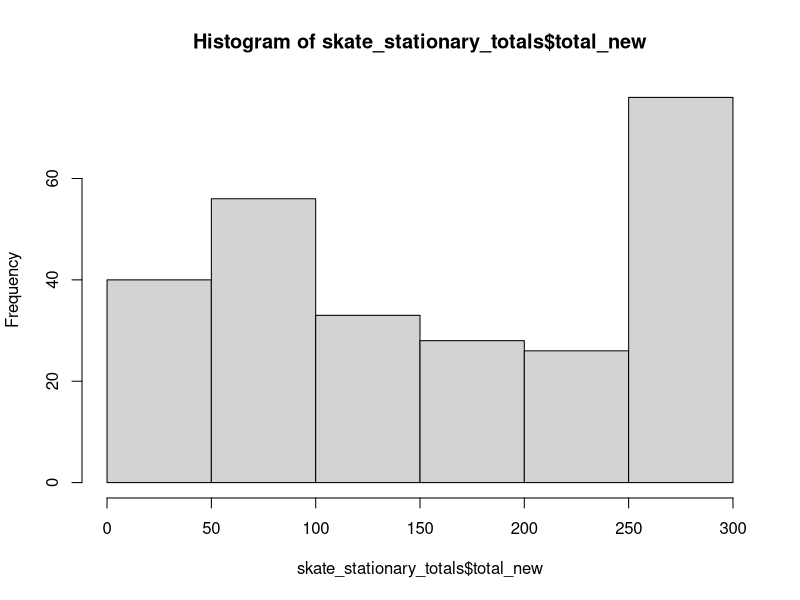
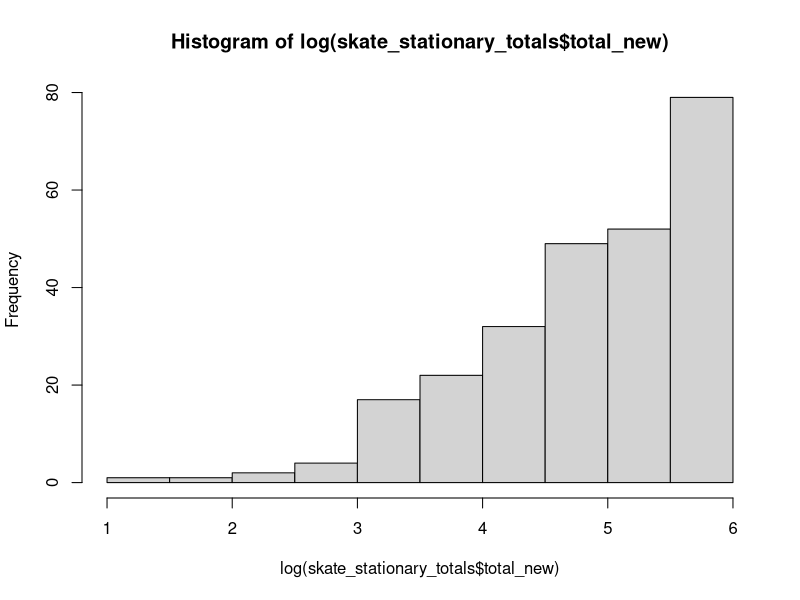
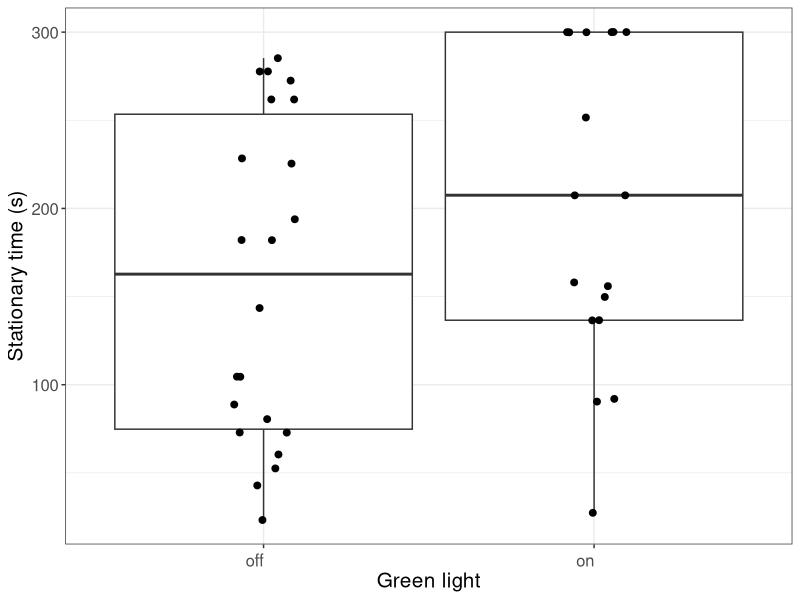
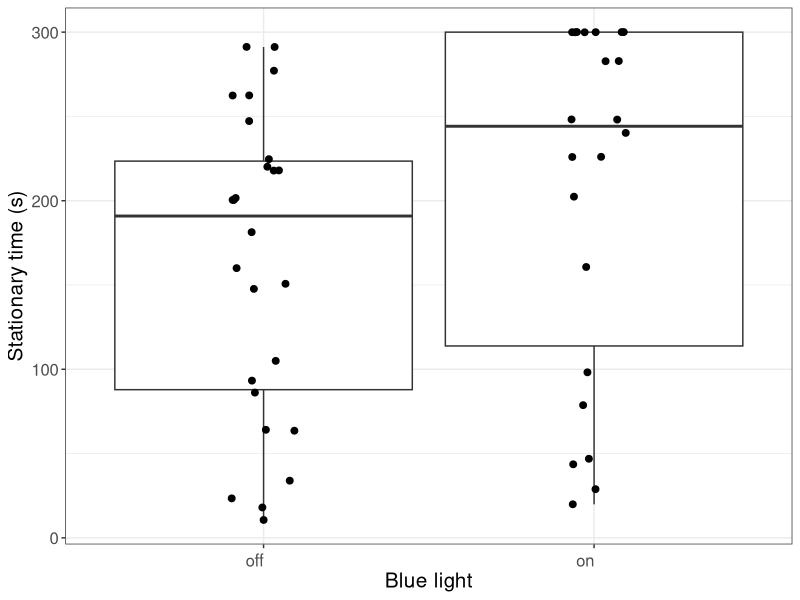
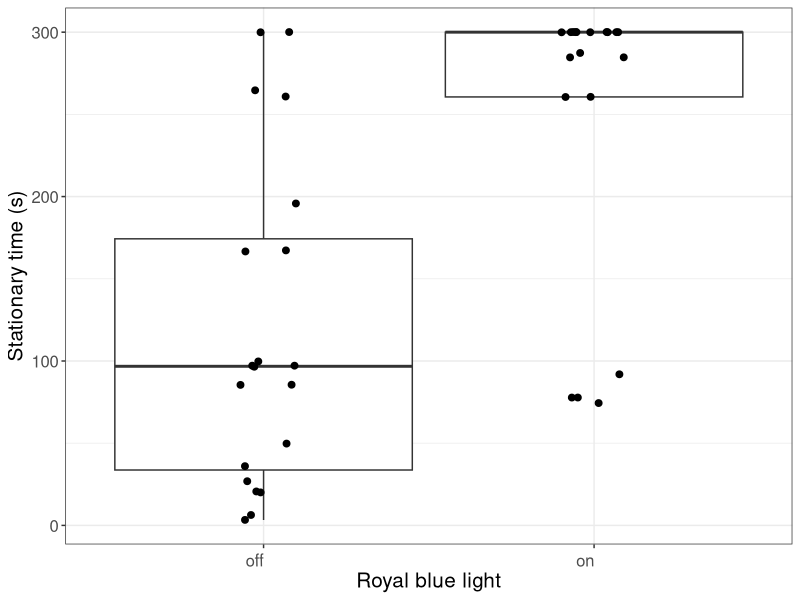
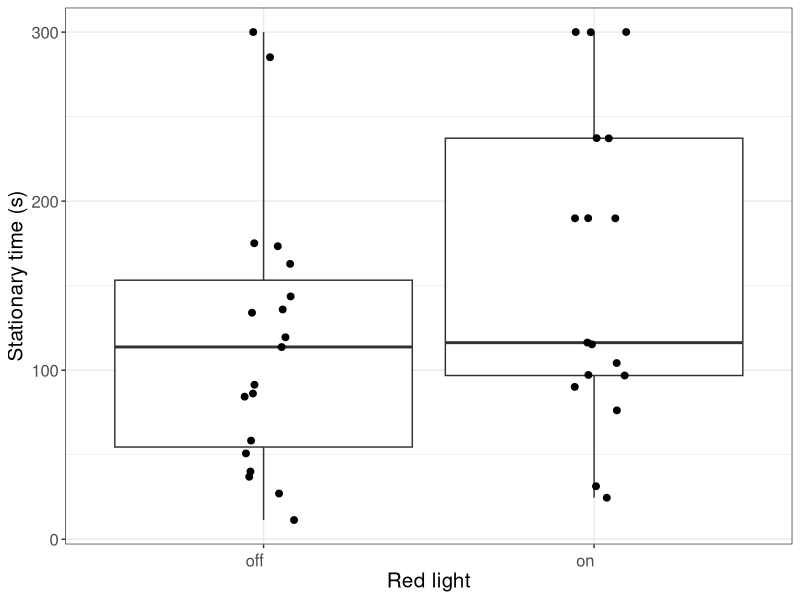
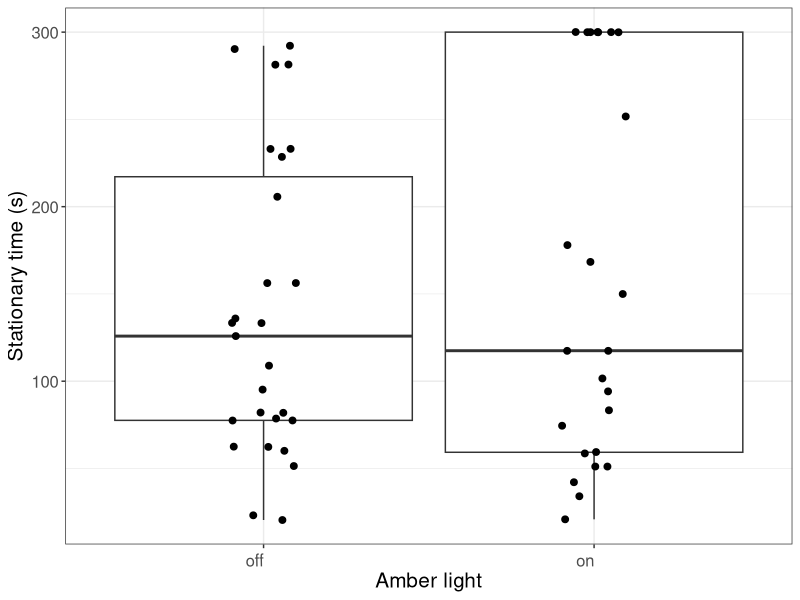
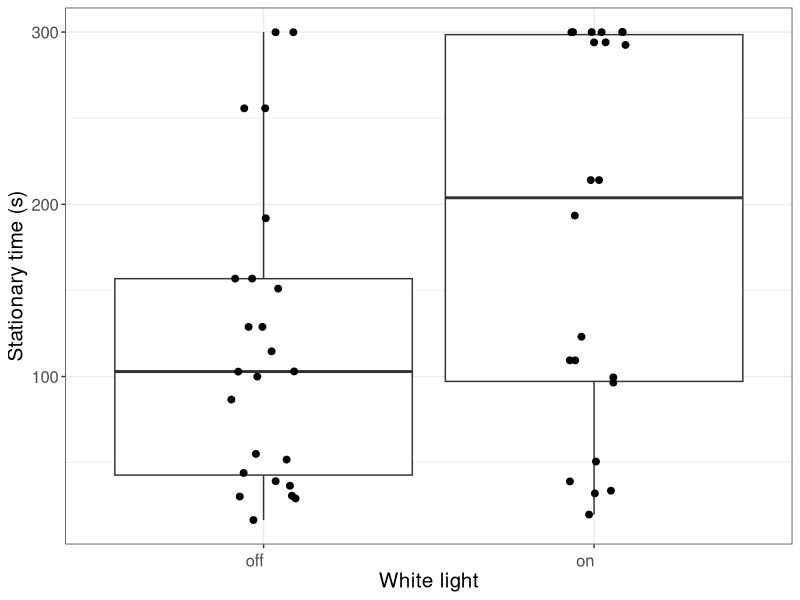

Write R code to recreate these figures, in order.
##Script for cleaning data from video clips of tank trials at MBA
##tank trials took place between 13th May 2021 and 23rd August 2021
##Consisted of testing 27 skate (13 blonde rays, 12 spotted and 2 small-eyed)
#The tank was 2.5m by 170cm tank, with a blue fabric background and sand/sediment bottom
##subjected fish to light (around 50 watts**, a single LED made by SafetyNet Technologies)for 5 minutes, with 5 mins of no light immediately before
##6 light colours were used - blue, red, green, white, amber, royal blue 
##repeated for continuous and flashing light (4hz)
##one light was at either end of the tank - and I alternated between which side was switched on to rule out a tank-side bias 
##therefore, the light that was not  being switched on at one end of the tank was the control light
##videos analysed to see how fish responded to light, and whether certain colours influenced type of response)
#Behaviour types: 
#stationary_(light or control) = fish stationary for at least 15 seconds
#stationary_(light or control)_stop = fish starts to move again
##each behaviour was also characterised as either _on or _off 

library(dplyr)
library(ggplot2)
library(ggpubr)
#setwd
skate_stationary<-read.csv("skate_stationary.csv")
skate_stationary2<-skate_stationary[,-(1)]   
##total number of skates that were stationary, so we aren't just including "end" code
stat_totes<-skate_stationary2%>% group_by(trial_number, light_colour, light_type) %>%
  filter((n() <= 2 & time[1]<=16))
stat_total<- split(stat_totes, paste0(stat_totes$trial_number,sep="_", stat_totes$light_type, sep="_", stat_totes$light_colour))
#176 trials discounted-stationary whole trial

##for each trial, remove row if behaviour contains only stationary_control or stationary_light
##this is because the skate stayed stationary for the entire trial, which I am therefore removing
##to do this, filter out groups if rows are 2 in length(which means stationary +end)
##AND less than 16 seconds, which will delete all skate that have been stationary for entire trial
stat_filter<-skate_stationary2%>% group_by(trial_number, light_colour, light_type) %>%
  filter(!(n() <= 2 & time[1]<=16))
##remove trials with just end
stat_filter2<-stat_filter%>% group_by(trial_number, light_colour, light_type) %>%
  filter(!(n() <= 1))
###list to check number of different trials that we will analyse
trials<- split(stat_filter2, paste0(stat_filter2$trial_number,sep="_", stat_filter2$light_type, sep="_", stat_filter2$light_colour))
##110 diferent trials (not including skate that were stationary entire trial)
###TOTAL skate trials were 324 (27 skate, 2x light types, x6 colour modes)

###Stationary totals for control and exp sides########
skate_stationary_totals<-read.csv("stationary_total_control_exp.csv")

###Questions-
##Does light affect behaviour? - compare behaviour between 'on' and 'off' codes. 
##Does light colour affect behaviour? - compare behaviour across colours- for 'on' behaviour codes - more time stationary?
##Is there a difference in  behaviour between flashing and continuous light modes? -compare behaviour in across 2 treatments. 
##Do fish become habituated to light- 1) after initial exposure (during individual trial)? - 
#2) after whole trial period? (after exposure to all 6 colour modes)- trial number - does behaviour change depending on trial order


####data exploration#####
hist(skate_stationary_totals$total_new)
##kind of normally distributed 
hist(log(skate_stationary_totals$total_new))
##left skewed, looked better before logging

##stationary totals different for on and off??###
green_time_total<-subset(skate_stationary_totals, skate_stationary_totals$light_colour=="green")
green_table<-green_time_total %>% 
  group_by(light_mode) %>%
  summarize_at(vars("total_new"), funs(mean, sd))

green_time_plot<-ggplot(green_time_total, aes(x=light_mode, y=total_new)) + 
  geom_boxplot(outlier.shape = NA,position=position_dodge(width=1), width=0.9)+
  geom_point(position=position_jitter(width=0.1, height=.1), size=2)+
  labs(x = "Green light", 
       y = "Stationary time (s)")+
  theme_bw()+
  theme(axis.text.x = element_text(angle = 1, vjust = 0.5, hjust=1))+
  theme(text = element_text(size=15))+
  theme(legend.title=element_blank())+
  scale_fill_grey(start = 0.6, end = .9)
green_time_plot

blue_time_total<-subset(skate_stationary_totals, skate_stationary_totals$light_colour=="blue")

blue_table<-blue_time_total %>% 
  group_by(light_mode) %>%
  summarize_at(vars("total_new"), funs(mean, sd))

blue_time_plot<-ggplot(blue_time_total, aes(x=light_mode, y=total_new)) + 
  geom_boxplot(outlier.shape = NA,position=position_dodge(width=1), width=0.9)+
  geom_point(position=position_jitter(width=0.1, height=.1), size=2)+
  labs(x = "Blue light", 
       y = "Stationary time (s)")+
  theme_bw()+
  theme(axis.text.x = element_text(angle = 1, vjust = 0.5, hjust=1))+
  theme(text = element_text(size=15))+
  theme(legend.title=element_blank())+
  scale_fill_grey(start = 0.6, end = .9)
blue_time_plot

royalblue_time_total<-subset(skate_stationary_totals, skate_stationary_totals$light_colour=="royalblue")

royalblue_table<-royalblue_time_total %>% 
  group_by(light_mode) %>%
  summarize_at(vars("total_new"), funs(mean, sd))

royalblue_time_plot<-ggplot(royalblue_time_total, aes(x=light_mode, y=total_new)) + 
  geom_boxplot(outlier.shape = NA,position=position_dodge(width=1), width=0.9)+
  geom_point(position=position_jitter(width=0.1, height=.1), size=2)+
  labs(x = "Royal blue light", 
       y = "Stationary time (s)")+
  theme_bw()+
  theme(axis.text.x = element_text(angle = 1, vjust = 0.5, hjust=1))+
  theme(text = element_text(size=15))+
  theme(legend.title=element_blank())+
  scale_fill_grey(start = 0.6, end = .9)
royalblue_time_plot

red_time_total<-subset(skate_stationary_totals, skate_stationary_totals$light_colour=="red")

red_table<-red_time_total %>% 
  group_by(light_mode, light_type) %>%
  summarize_at(vars("total_new"), funs(mean, sd))

red_time_plot<-ggplot(red_time_total, aes(x=light_mode, y=total_new)) + 
  geom_boxplot(outlier.shape = NA,position=position_dodge(width=1), width=0.9)+
  geom_point(position=position_jitter(width=0.1, height=.1), size=2)+
  labs(x = "Red light", 
       y = "Stationary time (s)")+
  theme_bw()+
  theme(axis.text.x = element_text(angle = 1, vjust = 0.5, hjust=1))+
  theme(text = element_text(size=15))+
  theme(legend.title=element_blank())+
  scale_fill_grey(start = 0.6, end = .9)
red_time_plot

amber_time_total<-subset(skate_stationary_totals, skate_stationary_totals$light_colour=="amber")

amber_table<-amber_time_total %>% 
  group_by(light_mode, light_type) %>%
  summarize_at(vars("total_new"), funs(mean, sd))

amber_time_plot<-ggplot(amber_time_total, aes(x=light_mode, y=total_new)) + 
  geom_boxplot(outlier.shape = NA,position=position_dodge(width=1), width=0.9)+
  geom_point(position=position_jitter(width=0.1, height=.1), size=2)+
  labs(x = "Amber light", 
       y = "Stationary time (s)")+
  theme_bw()+
  theme(axis.text.x = element_text(angle = 1, vjust = 0.5, hjust=1))+
  theme(text = element_text(size=15))+
  theme(legend.title=element_blank())+
  scale_fill_grey(start = 0.6, end = .9)
amber_time_plot

white_time_total<-subset(skate_stationary_totals, skate_stationary_totals$light_colour=="white")

white_table<-white_time_total %>% 
  group_by(light_mode, light_type) %>%
  summarize_at(vars("total_new"), funs(mean, sd))

white_time_plot<-ggplot(white_time_total, aes(x=light_mode, y=total_new)) + 
  geom_boxplot(outlier.shape = NA,position=position_dodge(width=1), width=0.9)+
  geom_point(position=position_jitter(width=0.1, height=.1), size=2)+
  labs(x = "White light", 
       y = "Stationary time (s)")+
  theme_bw()+
  theme(axis.text.x = element_text(angle = 1, vjust = 0.5, hjust=1))+
  theme(text = element_text(size=15))+
  theme(legend.title=element_blank())+
  scale_fill_grey(start = 0.6, end = .9)
white_time_plot

###looks like more stationary with lights on. amber and red not as clear. high variance white

##experimental or control??
amber_ec<-ggplot(amber_time_total, aes(x=light_mode, y=total_new, shape=light_type)) + 
  geom_boxplot(outlier.shape = NA,position=position_dodge(width=1), width=0.9)+
  geom_point(position=position_jitterdodge(dodge.width=1))+
  scale_shape_manual(values = c(1, 17),labels=c('Continuous', 'Flashing'))+
  labs(x = "Amber light", 
       y = "Stationary time (s)")+
  theme_bw()+
  theme(axis.text.x = element_text(angle = 1, vjust = 0.5, hjust=1))+
  theme(legend.title=element_blank())+
  theme(text = element_text(size=11))+
  scale_fill_grey(start = 0.6, end = .9)
amber_ec

green_ec<-ggplot(green_time_total, aes(x=light_mode, y=total_new, shape=control_light)) + 
  geom_boxplot(outlier.shape = NA,position=position_dodge(width=1), width=0.9)+
  geom_point(position=position_jitterdodge(dodge.width=1))+
  scale_shape_manual(values = c(1, 17),labels=c('Control', 'Experimental'))+
  labs(x = "Green light", 
       y = "Stationary time (s)")+
  theme_bw()+
  theme(axis.text.x = element_text(angle = 1, vjust = 0.5, hjust=1))+
  theme(legend.title=element_blank())+
  theme(text = element_text(size=11))+
  scale_fill_grey(start = 0.6, end = .9)
green_ec

blue_ec<-ggplot(blue_time_total, aes(x=light_mode, y=total_new, shape=control_light)) + 
  geom_boxplot(outlier.shape = NA,position=position_dodge(width=1), width=0.9)+
  geom_point(position=position_jitterdodge(dodge.width=1))+
  scale_shape_manual(values = c(1, 17),labels=c('Control', 'Experimental'))+
  labs(x = "Blue light", 
       y = "Stationary time (s)")+
  theme_bw()+
  theme(axis.text.x = element_text(angle = 1, vjust = 0.5, hjust=1))+
  theme(legend.title=element_blank())+
  theme(text = element_text(size=11))+
  scale_fill_grey(start = 0.6, end = .9)
blue_ec

white_ec<-ggplot(white_time_total, aes(x=light_mode, y=total_new, shape=control_light)) + 
  geom_boxplot(outlier.shape = NA,position=position_dodge(width=1), width=0.9)+
  geom_point(position=position_jitterdodge(dodge.width=1))+
  scale_shape_manual(values = c(1, 17),labels=c('Control', 'Experimental'))+
  labs(x = "Whitelight", 
       y = "Stationary time (s)")+
  theme_bw()+
  theme(axis.text.x = element_text(angle = 1, vjust = 0.5, hjust=1))+
  theme(legend.title=element_blank())+
  theme(text = element_text(size=11))+
  scale_fill_grey(start = 0.6, end = .9)
white_ec

red_ec<-ggplot(red_time_total, aes(x=light_mode, y=total_new, shape=control_light)) + 
  geom_boxplot(outlier.shape = NA,position=position_dodge(width=1), width=0.9)+
  geom_point(position=position_jitterdodge(dodge.width=1))+
  scale_shape_manual(values = c(1, 17),labels=c('Control', 'Experimental'))+
  labs(x = "Red light", 
       y = "Stationary time (s)")+
  theme_bw()+
  theme(axis.text.x = element_text(angle = 1, vjust = 0.5, hjust=1))+
  theme(legend.title=element_blank())+
  theme(text = element_text(size=11))+
  scale_fill_grey(start = 0.6, end = .9)
red_ec

rblue_ec<-ggplot(royalblue_time_total, aes(x=light_mode, y=total_new, shape=control_light)) + 
  geom_boxplot(outlier.shape = NA,position=position_dodge(width=1), width=0.9)+
  geom_point(position=position_jitterdodge(dodge.width=1))+
  scale_shape_manual(values = c(1, 17),labels=c('Control', 'Experimental'))+
  labs(x = "Royal blue light", 
       y = "Stationary time (s)")+
  theme_bw()+
  theme(axis.text.x = element_text(angle = 1, vjust = 0.5, hjust=1))+
  theme(legend.title=element_blank())+
  theme(text = element_text(size=11))+
  scale_fill_grey(start = 0.6, end = .9)
rblue_ec

###not much of a pattern, large variation

##flashing or continuous differences?
amber_cf<-ggplot(amber_time_total, aes(x=light_mode, y=total_new, shape=light_type)) + 
  geom_boxplot(outlier.shape = NA,position=position_dodge(width=1), width=0.9)+
  geom_point(position=position_jitterdodge(dodge.width=1))+
  scale_shape_manual(values = c(1, 17),labels=c('Continuous', 'Flashing'))+
  labs(x = "Amber light", 
       y = "Stationary time (s)")+
  theme_bw()+
  theme(axis.text.x = element_text(angle = 1, vjust = 0.5, hjust=1))+
  theme(legend.title=element_blank())+
  theme(text = element_text(size=11))+
  scale_fill_grey(start = 0.6, end = .9)
amber_cf

green_cf<-ggplot(green_time_total, aes(x=light_mode, y=total_new, shape=control_light)) + 
  geom_boxplot(outlier.shape = NA,position=position_dodge(width=1), width=0.9)+
  geom_point(position=position_jitterdodge(dodge.width=1))+
  scale_shape_manual(values = c(1, 17),labels=c('Continuous', 'Flashing'))+
  labs(x = "Green light", 
       y = "Stationary time (s)")+
  theme_bw()+
  theme(axis.text.x = element_text(angle = 1, vjust = 0.5, hjust=1))+
  theme(legend.title=element_blank())+
  theme(text = element_text(size=11))+
  scale_fill_grey(start = 0.6, end = .9)
green_cf

blue_cf<-ggplot(blue_time_total, aes(x=light_mode, y=total_new, shape=control_light)) + 
  geom_boxplot(outlier.shape = NA,position=position_dodge(width=1), width=0.9)+
  geom_point(position=position_jitterdodge(dodge.width=1))+
  scale_shape_manual(values = c(1, 17),labels=c('Continuous', 'Flashing'))+
  labs(x = "Blue light", 
       y = "Stationary time (s)")+
  theme_bw()+
  theme(axis.text.x = element_text(angle = 1, vjust = 0.5, hjust=1))+
  theme(legend.title=element_blank())+
  theme(text = element_text(size=11))+
  scale_fill_grey(start = 0.6, end = .9)
blue_cf

white_cf<-ggplot(white_time_total, aes(x=light_mode, y=total_new, shape=control_light)) + 
  geom_boxplot(outlier.shape = NA,position=position_dodge(width=1), width=0.9)+
  geom_point(position=position_jitterdodge(dodge.width=1))+
  scale_shape_manual(values = c(1, 17),labels=c('Continuous', 'Flashing'))+
  labs(x = "Whitelight", 
       y = "Stationary time (s)")+
  theme_bw()+
  theme(axis.text.x = element_text(angle = 1, vjust = 0.5, hjust=1))+
  theme(legend.title=element_blank())+
  theme(text = element_text(size=11))+
  scale_fill_grey(start = 0.6, end = .9)
white_cf

red_cf<-ggplot(red_time_total, aes(x=light_mode, y=total_new, shape=control_light)) + 
  geom_boxplot(outlier.shape = NA,position=position_dodge(width=1), width=0.9)+
  geom_point(position=position_jitterdodge(dodge.width=1))+
  scale_shape_manual(values = c(1, 17),labels=c('Continuous', 'Flashing'))+
  labs(x = "Red light", 
       y = "Stationary time (s)")+
  theme_bw()+
  theme(axis.text.x = element_text(angle = 1, vjust = 0.5, hjust=1))+
  theme(legend.title=element_blank())+
  theme(text = element_text(size=11))+
  scale_fill_grey(start = 0.6, end = .9)
red_cf

rblue_cf<-ggplot(royalblue_time_total, aes(x=light_mode, y=total_new, shape=control_light)) + 
  geom_boxplot(outlier.shape = NA,position=position_dodge(width=1), width=0.9)+
  geom_point(position=position_jitterdodge(dodge.width=1))+
  scale_shape_manual(values = c(1, 17),labels=c('Continuous', 'Flashing'))+
  labs(x = "Royal blue light", 
       y = "Stationary time (s)")+
  theme_bw()+
  theme(axis.text.x = element_text(angle = 1, vjust = 0.5, hjust=1))+
  theme(legend.title=element_blank())+
  theme(text = element_text(size=11))+
  scale_fill_grey(start = 0.6, end = .9)
rblue_cf

###not much of a pattern

############stats analysis#########
skate_stationary_totals$LightFact <- factor(skate_stationary_totals$LightFact, levels = c("off", "amber", "blue", "green", "red","royalblue","white"))
skate_stationary_totals$TypeFact <- factor(skate_stationary_totals$TypeFact, levels = c("off", "flashing", "continuous"))
skate_stationary_totals$light_order<-as.factor(skate_stationary_totals$light_order)
skate_stationary_totals$type_order<-as.factor(skate_stationary_totals$type_order)
skate_stationary_totals$trial_number<-as.factor(skate_stationary_totals$trial_number)
skate_stationary_totals$light_side<-as.factor(skate_stationary_totals$light_side)
skate_stationary_totals$species<-as.factor(skate_stationary_totals$species)

require(lmerTest)

linear1 <-lmer(total_new ~ 
                  +LightFact
                +TypeFact
                +species
                +control_light
                +light_side
                +light_order
                +type_order
                +(1|trial_number), data = skate_stationary_totals) 
summary(linear1)

###royal blue, green, blue significant. more stationary after 5th

ggarrange(royalblue_time_plot, blue_time_plot, green_time_plot, ncol=3, nrow=1, common.legend = TRUE, legend="bottom")
